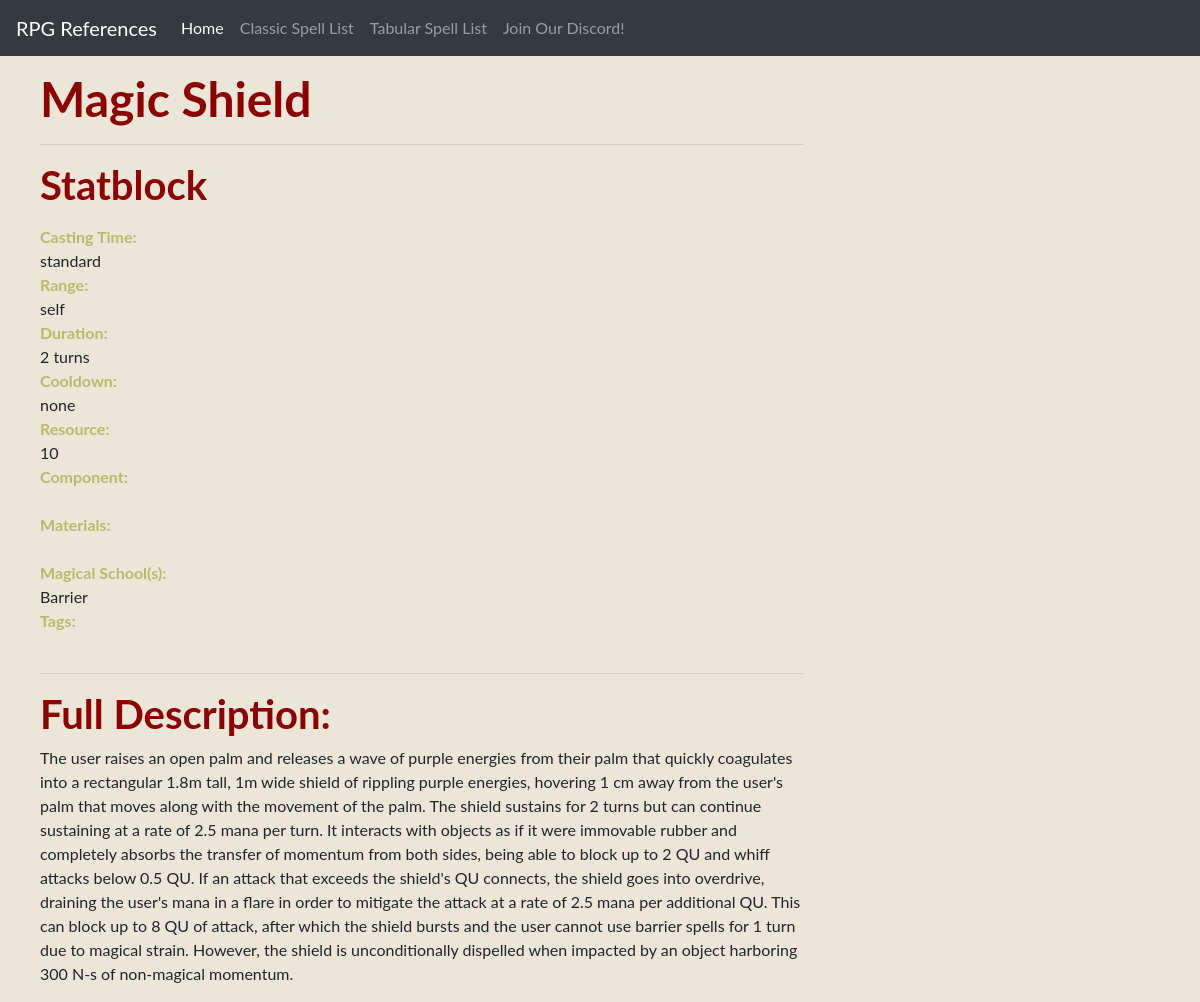
Page /list/3/ on the committed database.
### list/models.py (models this page shows, shortened)
class spell(models.Model):
    name = models.CharField(max_length=50)
    level = models.CharField(max_length=50, default="none")
    castingtime = models.CharField(max_length=50, default="standard")
    range = models.CharField(max_length=20, default="self")
    duration = models.CharField(max_length=50, default="none")
    cooldown = models.CharField(max_length=50, default="none")
    resource = models.CharField(max_length=50, default="0")
    component = models.TextField(blank=True)
    materials = models.TextField(blank=True)
    description = models.TextField(default="")
    schools = models.ManyToManyField(school)
    tags = models.ManyToManyField(tag, blank=True)

class school(models.Model):
    name = models.CharField(max_length=50)
    system = models.CharField(max_length=50)

### list/views.py (the view)
# urls.py: path('list/<int:pk>/', views.spell_detail, name='spell_detail'),
def spell_detail(request, pk):
    gotspell = get_object_or_404(spell, pk=pk)
    return render(request, 'list/spell_detail.html', {'spell': gotspell})

### list/templates/list/spell_detail.html
{% extends 'list/base.html' %}
{% block content %}
    <h1> {{ spell.name }}</h1>
    <hr/>
    <h2> Statblock</h2>
<p>
    <div class ="statblock">Casting Time:</div> {{ spell.castingtime}} <br>
    <div class ="statblock">Range:</div> {{ spell.range}} <br>
    <div class ="statblock">Duration:</div> {{ spell.duration}} <br>
    <div class ="statblock">Cooldown:</div> {{ spell.cooldown}} <br>
    <div class ="statblock">Resource:</div> {{ spell.resource}} <br>
    <div class ="statblock">Component:</div> {{ spell.component}} <br>
    <div class ="statblock">Materials:</div> {{ spell.materials}} <br>
    <div class ="statblock">Magical School(s):</div> {% for school in spell.schools.all %} {{ school.name }} {% endfor %} <br>
    <div class ="statblock">Tags:</div> {% for tag in spell.tags.all %} {{ tag.name }} {% endfor %} <br>
</p>
    <hr/>
    <h2>Full Description:</h2>
    <p> {{ spell.description }}</p>
{% endblock %}

### list/static/css/list.css (style rules this page uses)
body { padding-top: 70px; margin-left: 40px; background-color: #ece6d9; font-family: Lato; font-size: 12pt; }
h1, h2, h3, h4 { color: darkred; font-family: Lato; }
h1 { font-weight: bold; font-size: 36pt; }
h2 { font-weight: bold; font-size: 30pt; }
.statblock { color: darkkhaki; font-weight: bold; font-size: 12pt; font-family: Lato; }

### rows in the picture
spell: name "Magic Shield", castingtime "standard", range "self", duration "2 turns", cooldown "none", resource "10", description "The user raises an open palm and releases a wave of purple energies from their palm that quickly coagulates into a rectangular 1.8m tall, 1m wide shield of rippling purple energies, hovering 1 cm away from the user's palm that moves along with the movement of the palm. The shield sustains for 2 turns but can continue sustaining at a rate of 2.5 mana per turn. It interacts with objects as if it were immovable rubber and completely absorbs the transfer of momentum from both sides, being able to block up to 2 QU and whiff attacks below 0.5 QU. If an attack that exceeds the shield's QU connects, the shield goes into overdrive, draining the user's mana in a flare in order to mitigate the attack…"
school: name "Barrier"
